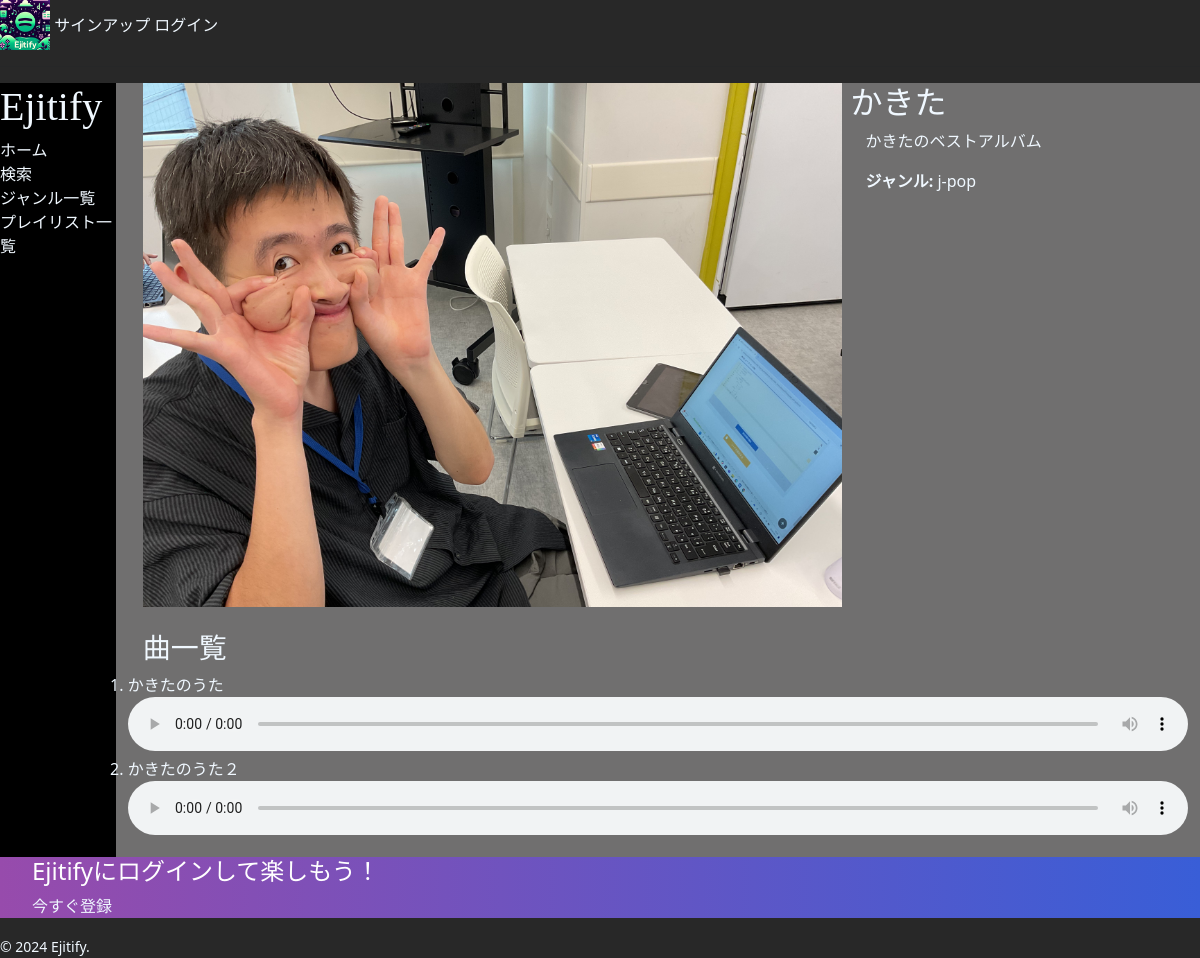
Screenshot of /artist/1 with the database file from the repository.
### Ejitify/models.py (models this page shows, shortened)
class PhotoArtist(models.Model):
        user = models.ForeignKey(settings.AUTH_USER_MODEL, verbose_name='ユーザー', on_delete=models.CASCADE)  # 修正
        category = models.ForeignKey(
            Category,
            verbose_name='ジャンル',
            on_delete=models.PROTECT
        )
        artist_name = models.CharField(
            verbose_name='アーティスト名',
            max_length=200
        )
        comment = models.TextField(
            verbose_name='説明',
        )
        image1 = models.ImageField(
            verbose_name='アーティスト写真小',
            upload_to='photos'
        )
        image2 = models.ImageField(
            verbose_name='アーティスト写真大',
            upload_to='photos',
            blank=True,
            null=True
        )

class Category(models.Model):
    namecategory = models.CharField(
        verbose_name='ジャンル',
        max_length=20
    )
    imagecategory = models.ImageField(
        verbose_name='ジャンルの写真',
        upload_to='photos'
    )

class Song(models.Model):
        artist = models.ForeignKey(
            PhotoArtist,
            verbose_name='アーティスト',
            on_delete=models.CASCADE,
            related_name='songs'
        )
        song_title = models.CharField(
            verbose_name='曲のタイトル',
            max_length=200
        )
        file = models.FileField(
            verbose_name='曲のファイル',
            upload_to='songs'
        )

### Ejitify/views.py (the view)
# urls.py: path('artist/<int:pk>', views.ArtistView.as_view(), name='artist'),
class ArtistView(DetailView):
    model = PhotoArtist
    template_name = 'artist.html'
    context_object_name = 'artist'

### Ejitify/templates/artist.html (shortened to what this page needs)
{% extends 'base.html' %}
{% load static %}
{% block content %}
<div id="artist_tracks">
  <div class="container" id='artist'>
    <div class="row">
      <div class="col-md-8">
        <img src="{{ artist.image2.url }}" class="img-fluid" alt="{{ artist.artist_name }}">
      </div>
      <div class="col-md-4">
        <h2>{{ artist.artist_name }}</h2>
        <p>{{ artist.comment }}</p>
        <p><strong>ジャンル:</strong> {{ artist.category.namecategory }}</p>
      </div>
    </div>
    <div class="row mt-4">
      <h3>曲一覧</h3>
      <ol>
        {% for song in artist.songs.all %}
        <li>
          {{ song.song_title }}<br>
          <audio controls style="width: 100%;">
            <source src="{{ song.file.url }}" type="audio/mpeg">
          </audio>
        </li>
        {% endfor %}
      </ol>
    </div>
  </div>
</div>
</article>
{% endblock %}

### static/style.css (style rules this page uses)
body { background-color: rgb(40, 40, 40); }
#artist { background-color: rgb(112, 111, 111); color: aliceblue; width: 100%; margin-right: 0%; }
#artist_tracks { background-color: rgb(112, 111, 111); width: 100%; color: aliceblue; }
#artist_tracks img { margin-left: 15px; }
#artist_tracks p { margin-left: 15px; }
#artist_tracks h3 { margin-left: 15px; }
.col-md-8 img { width: 1000px; }

### rows the page displays
PhotoArtist: image2 (picture), artist_name "かきた", comment "かきたのベストアルバム", category.namecategory "j-pop"
Song: song_title "かきたのうた"
Song: song_title "かきたのうた２"
